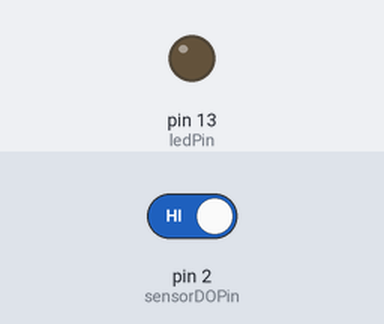
This sketch was run on a simulated Arduino Uno, built with avr-gcc and run on an emulated ATmega328P. Parts: output pins drawn as LEDs (lit = HIGH). Inputs (shaded band) come from the test bench; at power-on: pin 2 (sensorDOPin) HIGH.

Above: at 1.2 s.
1.3 s: pin 2 (sensorDOPin) driven LOW
At 1.6 s:
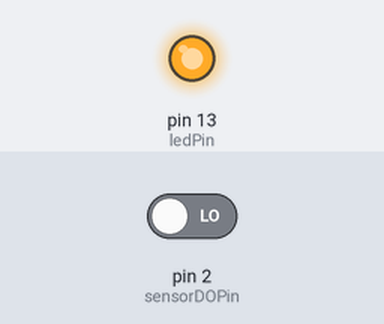
2.8 s: pin 2 (sensorDOPin) driven HIGH
At 3.9 s:
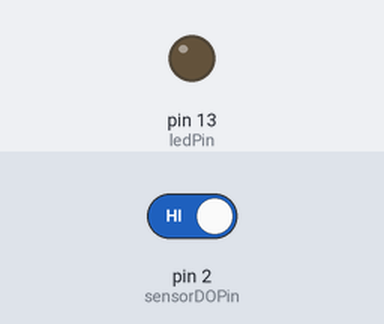
Timing chart, 0 to 5.8 s (numbered marks = the images above; inputs shaded):
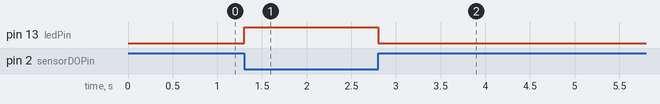

The sketch:

thermistor_sensor.ino
```cpp
const int sensorDOPin = 2;     // connect DO pin to pin 2 of Arduino
const int ledPin =  13;      // the number of the LED pin

// variables will change:
int SensorState = 0;         // variable for the state of the sensor

void setup() {
  // initialize the LED pin as an output:
  pinMode(ledPin, OUTPUT);
  // initialize the sensor pin DO as input
  pinMode(sensorDOPin, INPUT);
}

void loop() {
  // read the state of the sensor value:
  SensorState = digitalRead(sensorDOPin);
// by default, the sensor sends a HIGH all the time
  //if the sensor sends a LOW
    if (SensorState == LOW) {
    // turn LED on:
    digitalWrite(ledPin, HIGH);
  }
  else {
    // turn LED off:
    digitalWrite(ledPin, LOW);
  }
}
```

Measured:
- after the input at 1.3 s, pin 13 (ledPin): LOW → HIGH at once
- after the input at 2.8 s, pin 13 (ledPin): HIGH → LOW at once
